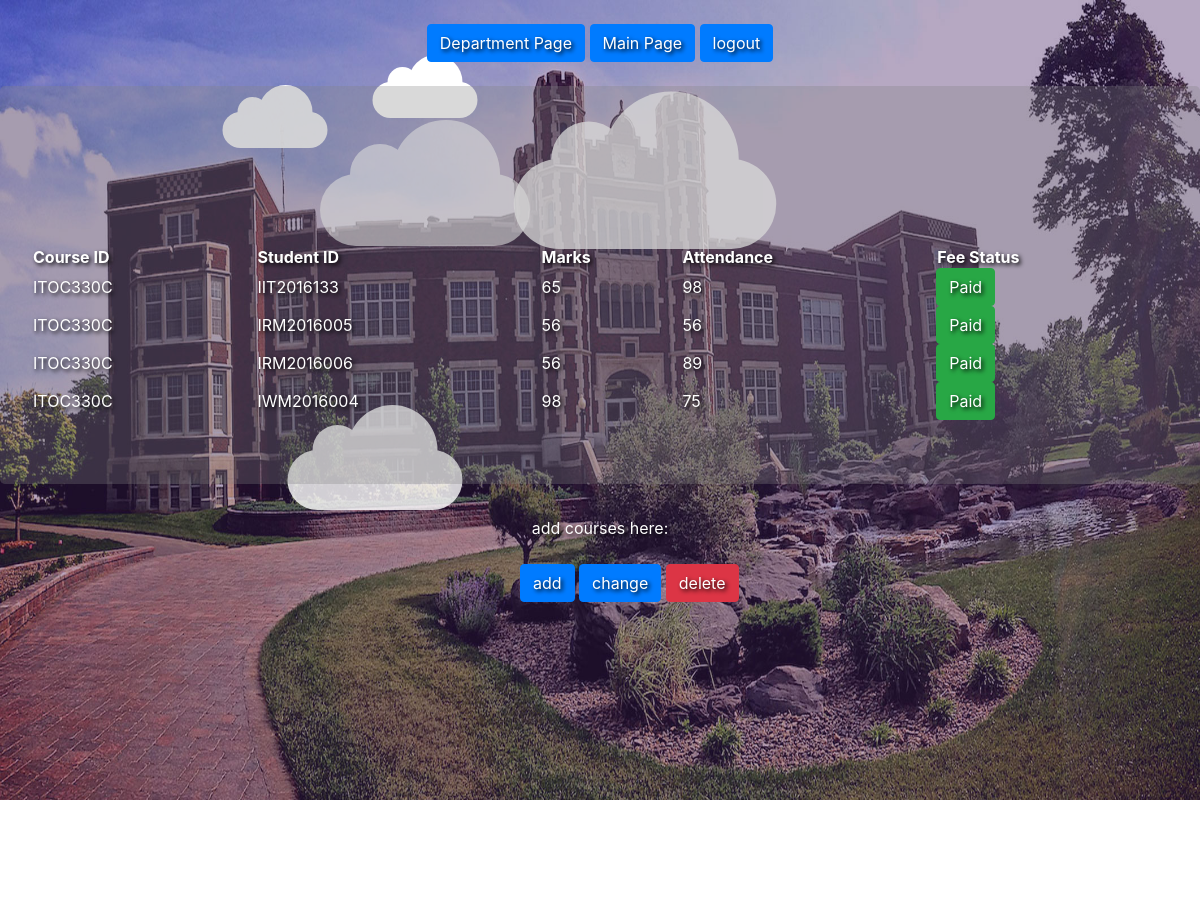
Screenshot of /showStudentCourses?courseID=ITOC330C (signed in) with the database file from the repository.
### models.py (models this page shows, shortened)
class StudentCourse(Base):
    __tablename__='studentCourses'
    courseID = db.Column(db.String(50),ForeignKey('Courses.courseID'),primary_key=True,unique=False)
    studentID =  db.Column(db.String(50),ForeignKey('Students.ID'),primary_key=True,unique=False)
    marks = db.Column(db.Integer(),unique=False)
    attendance = db.Column(db.Integer(),unique=False)
    status = db.Column(db.Integer(),unique=False)
    Courses = relationship("Course")
    Students = relationship("Student")

### app.py (the view)
@app.route('/showStudentCourses',methods=['POST','GET'])
def showStudentCourses():
    if request.method == 'GET' and session['inputName']:
        rop = request.args.get('courseID')
        studcours = StudentCourse.query.filter_by(courseID=rop)
        return render_template('studentcourse.html', studcours=studcours)

### templates/studentcourse.html (shortened to what this page needs)
  <link href="http://getbootstrap.com/dist/css/bootstrap.min.css" rel="stylesheet">
    <link href="http://getbootstrap.com/examples/jumbotron-narrow/jumbotron-narrow.css" rel="stylesheet">
    <link href="../static/cloud.css" rel="stylesheet">
    <link href="../static/signup.css" rel="stylesheet">
      <div id="clouds">
            <div class="cloud x1"></div>
            <div class="cloud x1_5"></div>
            <div class="cloud x2"></div>
            <div class="cloud x3"></div>
            <div class="cloud x4"></div>
            <div class="cloud x5"></div>
        </div>
  <center> <a style="text-shadow: 2px 2px 4px #000000;" class="btn btn-primary" href="{{ url_for('showDepartments') }}" role="button">Department Page</a>
      <a style="text-shadow: 2px 2px 4px #000000;" class="btn btn-primary" href="{{ url_for('main') }}" role="button">Main Page</a>
        <a style="text-shadow: 2px 2px 4px #000000;" class="btn btn-primary" href="{{ url_for('logout') }}" role="button" > logout</a></center>
 <div class="jumbotron" style="background-color: rgba(128,128,128,0.3)" >
 <table style = "width: 100%">
  <tr>
    <th style=" color: white; text-shadow: 2px 2px 4px #000000;">Course ID</th>
    <th style=" color: white; text-shadow: 2px 2px 4px #000000;">Student ID</th>
    <th style=" color: white; text-shadow: 2px 2px 4px #000000;">Marks</th>
    <th style=" color: white; text-shadow: 2px 2px 4px #000000;">Attendance</th>
    <th style=" color: white; text-shadow: 2px 2px 4px #000000;">Fee Status</th>
  </tr>
  {% for item in studcours %}
  <tr>
        <td style=" color: white; text-shadow: 2px 2px 4px #000000;">{{ item['courseID'] }} </td>
        <td style=" color: white; text-shadow: 2px 2px 4px #000000;">{{ item['studentID'] }} </td>
        <td style=" color: white; text-shadow: 2px 2px 4px #000000;">{{ item['marks'] }} </td>
        <td style=" color: white; text-shadow: 2px 2px 4px #000000;">{{ item['attendance'] }} </td>
        {% if item['status'] == 0 %}
        <td class="btn btn-danger" style=" color: white; text-shadow: 2px 2px 4px #000000;">Not Paid </td>
        {% else %}
        <td class="btn btn-success" style=" color: white; text-shadow: 2px 2px 4px #000000;">Paid </td>
        {% endif %}
        <br>
    </tr>
{% endfor %}
</table>
</div>
<h class="pull-right" style=" color: white; text-shadow: 2px 2px 4px #000000;"><center>add courses here:</center></h>
      <center><div class="btn-group">
    &nbsp; &nbsp; &nbsp; &nbsp; &nbsp; &nbsp; &nbsp;<a href="{{ url_for('editStudentCourses') }}"><input type="submit" href="../templates/department1.html" value="add" style="text-shadow: 2px 2px 4px #000000;" class="btn btn-primary"></a>
      <a href="{{ url_for('changeStudentCourses') }}"><input type="submit" href="../templates/course1.html" value="change" style="text-shadow: 2px 2px 4px #000000;" class="btn btn-primary"></a>
     <a href="{{ url_for('deleteStudentCourses') }}"><input type="submit" href="../templates/course1.html" value="delete" style="text-shadow: 2px 2px 4px #000000;" class="btn btn-danger"></a>
</div></center>

### rows the page displays
StudentCourse: courseID "ITOC330C", studentID "IIT2016133", marks "65", attendance "98", status "Paid"
StudentCourse: courseID "ITOC330C", studentID "IRM2016005", marks "56", attendance "56", status "Paid"
StudentCourse: courseID "ITOC330C", studentID "IRM2016006", marks "56", attendance "89", status "Paid"
StudentCourse: courseID "ITOC330C", studentID "IWM2016004", marks "98", attendance "75", status "Paid"
